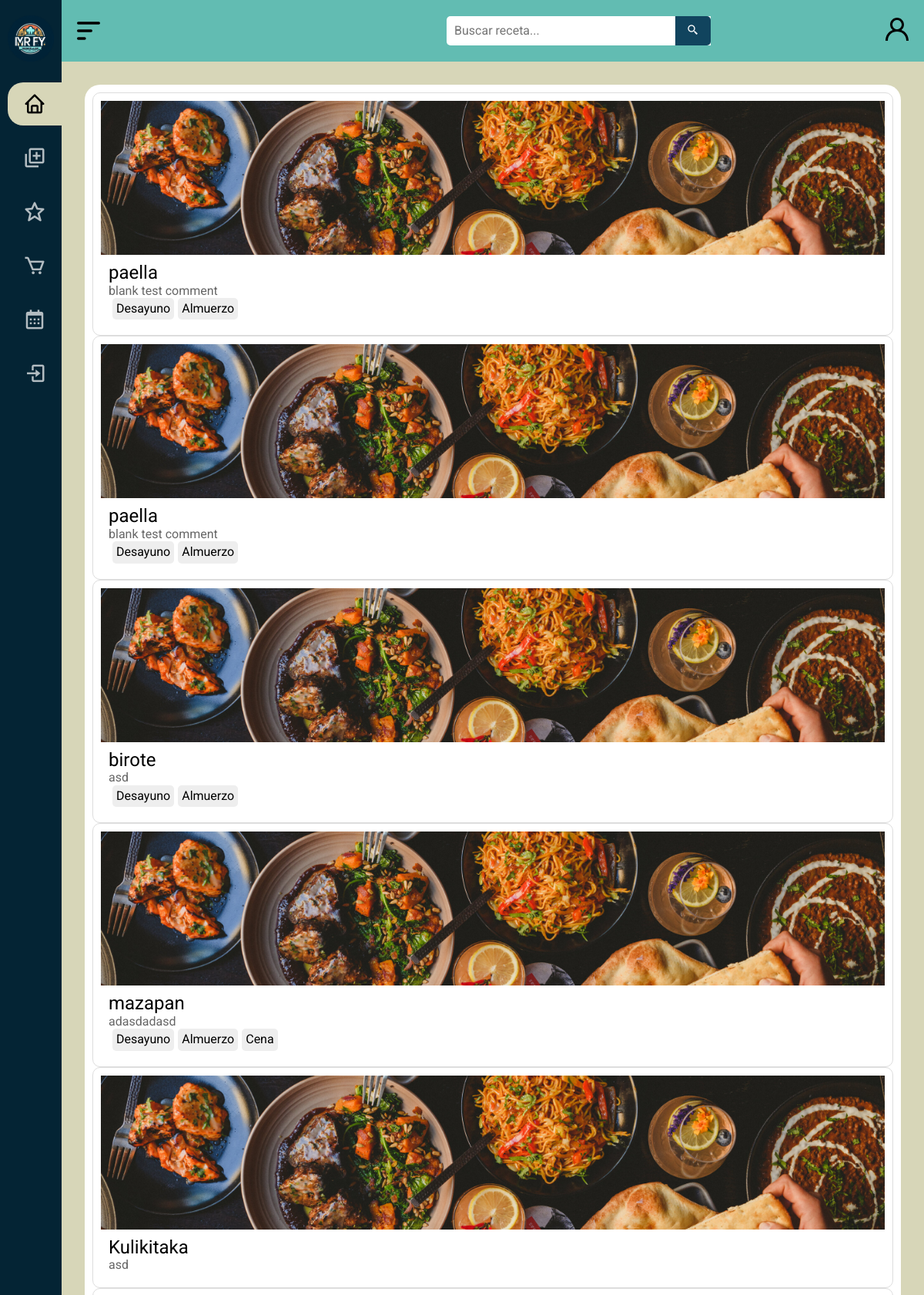
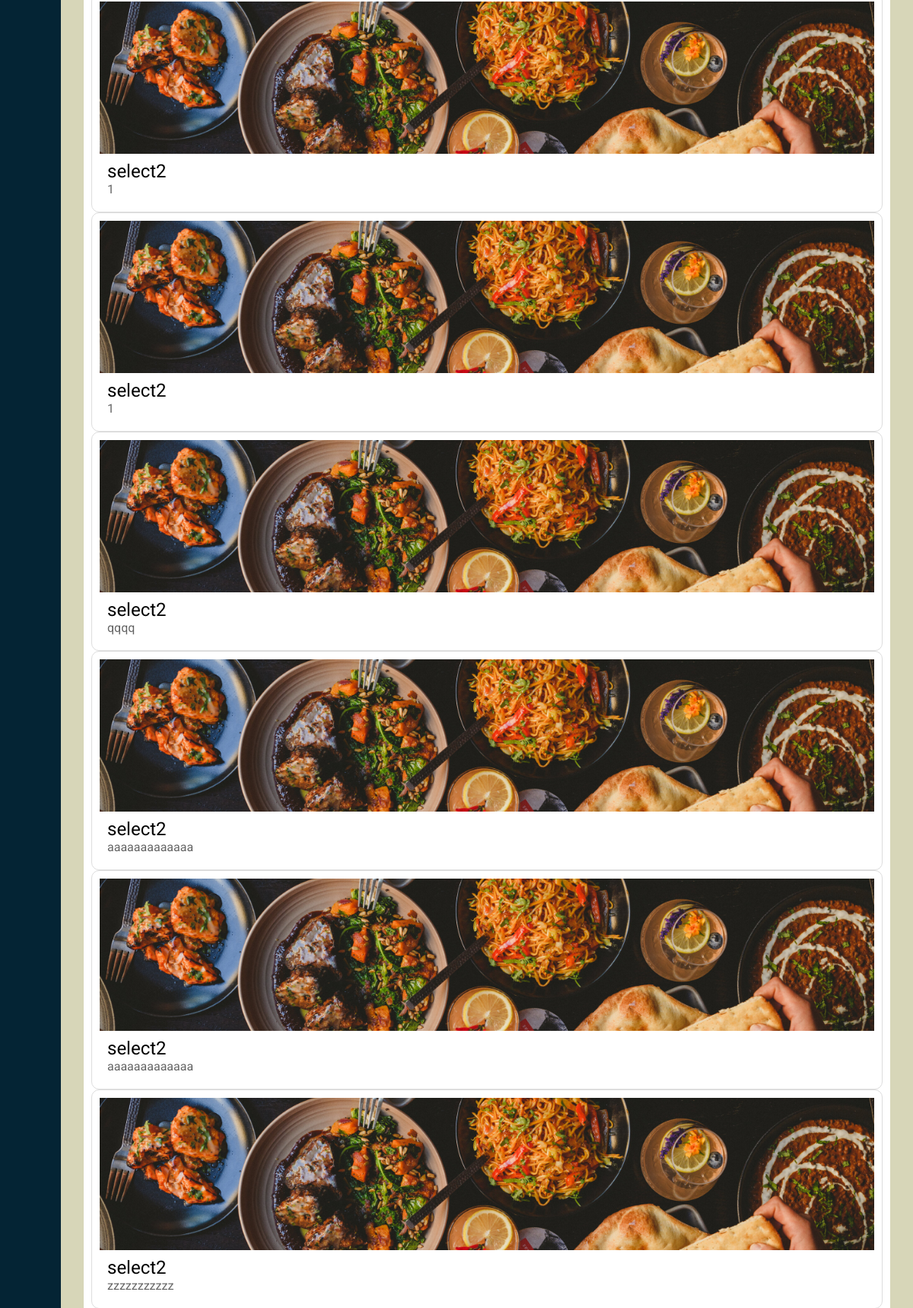
The page /inicio/ (upper part) on the database its author committed (2 pictures, top to bottom).
### MRFY/models.py (models this page shows, shortened)
class Recipe(models.Model):
    IDReceta = models.AutoField(primary_key=True, unique=True)  # Clave primaria que coincide con la base de datos
    Autor = models.ForeignKey(settings.AUTH_USER_MODEL, on_delete=models.CASCADE, null=False)
    FechaCreación = models.DateTimeField(auto_now_add=True)
    Nombre = models.CharField(max_length=100, null=False)
    Calorias = models.CharField(max_length=50, null=True)
    CarbHidratos = models.CharField(max_length=50, null=True)
    Proteinas = models.CharField(max_length=50, null=True)
    Grasas = models.CharField(max_length=50, null=True)
    Instrucciones = models.TextField(null=True)
    Comentarios = models.TextField(null=True)
    Valoración = models.DecimalField(max_digits=3, decimal_places=1, null=True)
    TiempoPreparación = models.CharField(max_length=50, null=True)
    Imagen = models.TextField(default='images/wallpaper4.jpg')
    Etiquetas = models.ManyToManyField('Tag', through='RecipeTag')
    Ingredientes = models.ManyToManyField('Ingredient', through='RecipeIngredient')

class RecipeTag(models.Model):
    IDReceta = models.ForeignKey(Recipe, on_delete=models.CASCADE)
    IDTag = models.ForeignKey(Tag, on_delete=models.CASCADE)

class Tag(models.Model):
    IDTag = models.AutoField(primary_key=True, unique=True)  # Clave primaria que coincide con la base de datos
    Nombre = models.CharField(max_length=100, null=False)

### MRFY/views.py (the view)
# urls.py: path('inicio/', inicio, name='inicio'),
def inicio(request):
    recipes = Recipe.objects.all()
    context = {
        "recipes": recipes,
        "user": request.user
    }
    return render(request, 'inicio/inicio.html', context)

### MRFY/templates/inicio/inicio.html (shortened to what this page needs)
{% load static %}
{% load custom_filters %}
<!DOCTYPE html>
<html lang="es">
<head>
    <link rel="stylesheet" href="{% static 'css/normalize.css' %}">
    <link rel="stylesheet" href="{% static 'css/estilos2.css' %}">
    <link href='https://unpkg.com/boxicons@2.1.4/css/boxicons.min.css' rel='stylesheet'>
</head>
<body id="body">
    <header id="header" class="header_standard">
        <div class="icon__menu">
            <img src="{% static 'images/menu-alt-1-svgrepo-com.svg' %}" alt="icono" class="svg__icon" id="btn_open">
        </div>
        <div class="search__box">
            <form action="{% url 'search' %}" method="GET">
                <input type="text" name="q" class="search__input" placeholder="Buscar receta...">
                <button class="search__button" type="submit">
                    <i class="bx bx-search-alt-2"></i>
                </button>
            </form>
        </div>
        <div class="icon__login">
            <a href="#" class="login">
                <img src="{% static 'images/profile-1335-svgrepo-com.svg' %}" alt="" class="svg__icon" title="Iniciar sesion">
            </a>
        </div>
    </header>
    <div class="menu__side" id="menu_side">
        <div class="name__page">
            <a href="/inicio">
                <img src="{% static 'images/icon.png' %}" alt="icono" class="icon">
            </a>
        </div>
        <div class="options__menu">
            <a href="/inicio" class="select">
                <div class="option">
                    <i class='bx bx-home' title="Inicio"></i>
                </div>
            </a>
            <a href="#">
                <div class="option">
                    <i class='bx bx-add-to-queue' title="Subir receta"></i>
                </div>
            </a>
            <a href="#">
                <div class="option">
                    <i class='bx bx-star' title="Favoritos"></i>
                </div>
            </a>
            {% if user.is_authenticated %}
            <a href="/lista">
            {% else %}
            <a href="/login">
            {% endif %}
                <div class="option">
                    <i class='bx bx-cart' title="Lista de compras"></i>
                </div>
            </a>
            <a href="#">
                <div class="option">
                    <i class='bx bx-calendar' title="Recetario semanal"></i>
                </div>
            </a>
            {% if user.is_authenticated %}
            <a href="/logout">
                <div class="option">
                    <i class='bx bx-log-out' title="Logout"></i>
                    <h4>Cerrar sesion</h4>
                </div>
            </a>
            {% else %}
            <a href="/login">
                <div class="option">
                    <i class='bx bx-log-in' title="Login"></i>
                </div>
            </a>
            {% endif %}
        </div>
    </div>
    <main>
        <div class="main__container">
            {% for recipe in recipes %}
            <div class="recipe-card">
                <a href="{% url 'recipe_detail' recipe.IDReceta %}">
                <div class="recipe-image">
                    <img src="{% static recipe.Imagen %}" alt="Receta">
                </div>
                <div class="recipe-content">
                    <h2 class="recipe-title">{{ recipe.Nombre }}</h2>
                    <p class="recipe-description">{{ recipe.Comentarios }}</p>
                    <div class="recipe-tags">
                        {% for recipe_tag in recipe.recipetag_set.all %}
                            <a href="{% url 'search' %}?q={{ recipe_tag.IDTag.Nombre }}" class="tag">{{ recipe_tag.IDTag.Nombre }}</a>
                        {% endfor %}
                    </div>
                </div>
                </a>
            </div>
            {% endfor %}
        </div>
    </main>
</body>
</html>

### MRFY/static/css/estilos2.css (style rules this page uses)
* { text-decoration: none; font-family: "Roboto", sans-serif; }
.svg__icon { width: 30px; height: 30px; }
.options__menu .option i { width: 30px; height: 30px; font-size: 30px; }
.icon { width: 70px; height: 70px; }
body { margin-left: 80px; transition: margin-left 300ms cubic-bezier(0.785, 0.135, 0.15, 0.86); margin-top: 80px; background: #D7D6B8; }
main { padding: 20px; }
header { height: 80px; background-color: #62BCB2; display: flex; align-items: center; position: fixed; top: 0; z-index: 200; transition: width 300ms cubic-bezier(0.785, 0.135, 0.15, 0.86); }
.header_standard { width: calc(100% - 80px); }
.icon__menu { width: 50px; height: 100%; display: flex; justify-content: center; align-items: center; transform: translateX(10px); }
.icon__login { position: absolute; right: 0; width: 50px; height: 100%; display: flex; justify-content: center; align-items: center; }
.icon__menu .svg__icon { width: 40px; height: 40px; cursor: pointer; position: absolute; }
.menu__side { width: 80px; height: 100%; background: #042434; position: fixed; top: 0; left: 0; color: white; font-size: 18px; z-index: 300; overflow: hidden; overflow-y: scroll; transition: all 300ms cubic-bezier(0.785, 0.135, 0.15, 0.86); }
.menu__side { -ms-overflow-style: none; scrollbar-width: none; }
.name__page { padding: 10px 10px; display: flex; align-items: center; margin-top: 10px; }
.name__page .icon { margin-right: 20px; width: 60px; height: 60px; }
.options__menu { padding: 20px 30px; position: absolute; top: 80px; }
.options__menu a { color: #ffffffb2; cursor: default; display: block; position: relative; transition: color 300ms; }
.icon__login .login .svg__icon { margin-right: 20px; cursor: pointer; }
.options__menu .option { padding: 20px 0px; display: flex; align-items: center; position: relative; }
.options__menu .option i { margin-right: 20px; cursor: pointer; }
a.select { color: black; width: 250px; }
.select::before { content: ''; width: 3px; height: 80%; width: 280px; position: absolute; top: 10%; left: -20px; background: #D7D6B8; border-radius: 20px; margin-right: 50px; }
.main__container { position: relative; margin: 10px; padding: 10px; border-radius: 20px; background: white; justify-content: center; align-items: center; }
.recipe-card { border: 1px solid #ddd; border-radius: 10px; overflow: hidden; display: flex; flex-direction: column; padding: 10px; }
.recipe-card a { color: black; }
.recipe-image { width: 100%; height: 200px; background: #f0f0f0; }
.recipe-image img { width: 100%; height: 100%; object-fit: cover; }
.recipe-content { padding: 10px; }
.recipe-title { font-size: 1.5em; }
.recipe-description { color: #666; }
.recipe-tags { display: flex; gap: 5px; }
.tag { background: #eee; padding: 5px; border-radius: 5px; }
.container__recipe h1, h2 { font-weight: 400; }
.search__box { position: relative; padding-left: 450px; display: flex; justify-content: center; align-items: center; margin: 20px 0; font-size: 1rem; }
.search__box i { color: white; }
.search__input { padding: 10px; padding-right: 150px; border-radius: 5px 0 0 5px; border: 0; outline: none; }
.search__box button { background-color: #11445e; padding: 10px 15px; position: absolute; border: 0; top: 0; bottom: 0; right: 0; margin: auto; border-radius: 0 5px 5px 0; cursor: pointer; transition: 300ms; }

### rows shown on the page
Recipe: Imagen (picture), Nombre "paella", Comentarios "blank test comment"
RecipeTag: IDTag.Nombre "Desayuno"
RecipeTag: IDTag.Nombre "Almuerzo"
Recipe: Imagen (picture), Nombre "paella", Comentarios "blank test comment"
RecipeTag: IDTag.Nombre "Desayuno"
RecipeTag: IDTag.Nombre "Almuerzo"
Recipe: Imagen (picture), Nombre "birote", Comentarios "asd"
RecipeTag: IDTag.Nombre "Desayuno"
RecipeTag: IDTag.Nombre "Almuerzo"
Recipe: Imagen (picture), Nombre "mazapan", Comentarios "adasdadasd"
RecipeTag: IDTag.Nombre "Desayuno"
RecipeTag: IDTag.Nombre "Almuerzo"
RecipeTag: IDTag.Nombre "Cena"
Recipe: Imagen (picture), Nombre "Kulikitaka", Comentarios "asd"
Recipe: Imagen (picture), Nombre "select2", Comentarios "1"
Recipe: Imagen (picture), Nombre "select2", Comentarios "1"
Recipe: Imagen (picture), Nombre "select2", Comentarios "qqqq"
Recipe: Imagen (picture), Nombre "select2", Comentarios "aaaaaaaaaaaaa"
Recipe: Imagen (picture), Nombre "select2", Comentarios "aaaaaaaaaaaaa"
Recipe: Imagen (picture), Nombre "select2", Comentarios "zzzzzzzzzzz"
